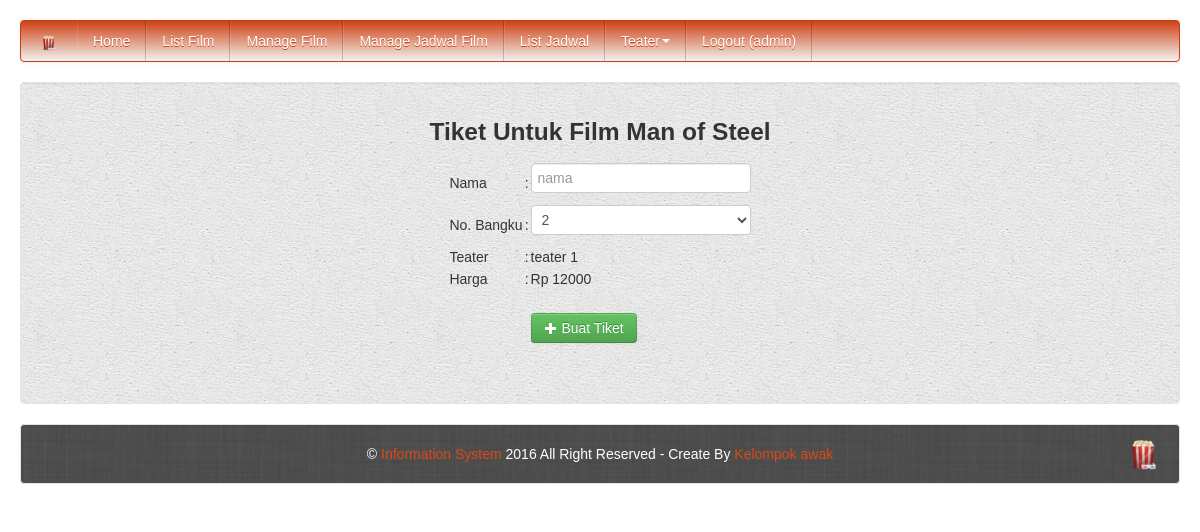
/tiket.php?jadwal=1 (signed in), run on the app's committed database.
### tables this page shows
CREATE TABLE IF NOT EXISTS `tiket` (
  `id` int(255) NOT NULL,
  `id_jadwal` int(11) NOT NULL,
  `judul` int(11) NOT NULL,
  `teater` int(11) NOT NULL,
  `tglm` date NOT NULL,
  `jam` int(11) NOT NULL,
  `seat` int(11) NOT NULL,
  `pemilik` varchar(10000) NOT NULL
);

CREATE TABLE IF NOT EXISTS `film` (
  `id_film` int(11) NOT NULL,
  `judul_film` varchar(64) NOT NULL,
  `rating` float NOT NULL,
  `kode_genre` int(11) NOT NULL,
  `kode_klasifikasi_film` int(11) NOT NULL,
  `tahun_produksi` year(4) NOT NULL,
  `studio_produksi` varchar(32) NOT NULL,
  `durasi` time NOT NULL,
  `tanggal_mulai` date NOT NULL,
  `tanggal_selesai` date NOT NULL,
  `image` varchar(128) NOT NULL,
  `harga` int(11) NOT NULL,
  PRIMARY KEY (`id_film`),
  KEY `klasifikasi_film_film_fk` (`kode_klasifikasi_film`),
  KEY `genre_film_fk` (`kode_genre`)
);

CREATE TABLE IF NOT EXISTS `teater` (
  `kode_teater` int(11) NOT NULL,
  `nama_teater` varchar(32) NOT NULL,
  `jumlah_kursi` int(11) NOT NULL,
  PRIMARY KEY (`kode_teater`)
);

### tiket.php (the view, shortened to what this page needs)
<!DOCTYPE html>
<html>
<head>
<link rel='stylesheet' type='text/css' href='bootstrap/bootstrap.css'/>
<link rel='stylesheet' type='text/css' href='bootstrap/megasoft.css'/>
<body>
<div class='container-fluid' style='margin-top:20px;'>
	<?PHP include("inc/navbar.php"); ?>
	<div class='row-fluid'>
	<div class='span12'>
	<div class='well' style='background:url(<?PHP echo "bootstrap/body8.png"; ?>) fixed center;'>
                  </head>
<?php
if(isset($_SESSION['level'])){
$s=$_GET['jadwal'];
$judul=mysql_query("select * from tiket JOIN film ON tiket.judul = film.id_film join teater on tiket.teater=teater.kode_teater where pemilik='' and id_jadwal='$s'");
$n=0;
while(($data_judul =  mysql_fetch_array($judul))&&($n==0)){
echo"<h3 align='center'>Tiket Untuk Film ".$data_judul['judul_film']."</h3>";
$harga=$data_judul['harga'];
$teater=$data_judul['nama_teater'];
$n++;}
if(isset($_GET['jadwal'])){
$s=$_GET['jadwal'];?>
<table align='center'>
<form action='tiket_confirm.php' method='POST'>
<?php if (($_SESSION['level'])==2){
echo"
<tr><td>Nama </td><td>: </td><td><input type='text' name='nama' value='".$_SESSION['user']."' readonly>";}
else{
echo"
<tr><td>Nama </td><td>: </td><td><input type='text' name='nama' placeholder='nama'>";}
?>
<?php
$ticket=mysql_query("select * from tiket where pemilik='' and id_jadwal='$s'");}
echo"<tr><td>No. Bangku </td><td>: </td><td><input type='hidden' name='jadwal' value='$s'><select name='seat' class='span12'>";
while($data_seat =  mysql_fetch_array($ticket)){
echo"<option value=\"$data_seat[seat]\">$data_seat[seat]</option>";
}
echo"</select></td></tr>
<tr><td>Teater</td><td>:</td><td>$teater</td></tr>
<tr><td>Harga</td><td>:</td><td>Rp $harga <input type='hidden' name='harga' value='$harga'></td></tr>
<tr><td><br></td></tr>
<tr><td></td><td></td><td><left><button class='btn btn-success'><i class='icon icon-white icon-plus'></i> Buat Tiket</button></left></td></tr>
</form></table><br><br>";}
else
{
header('location:forbidden.php');
}
?>
<?php include("inc/footer.php");?>

### data on the page
tiket: film.judul_film "Man of Steel"
teater: nama_teater "teater 1"
film: harga "12000"

### other printed values
$_SESSION['user'] "admin"
form field seat "2"
